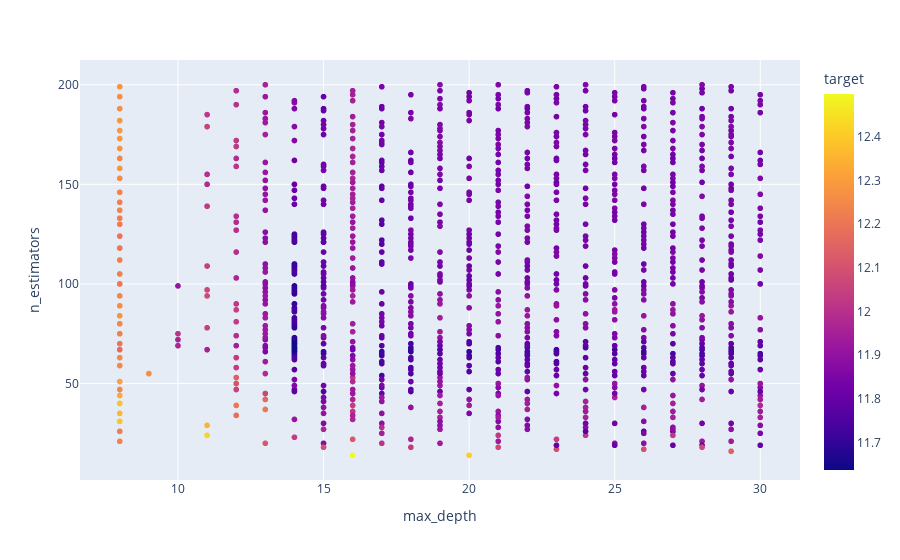

Source (notebook cell):
### Code cell
px.scatter(df1, x="max_depth", y="n_estimators", color="target")

### Figure 1 — Plotly figure (JSON) as saved in the notebook; plotly's stock layout.template omitted (floating-point values rounded to 4 significant figures; data arrays with more than 128 entries replaced by an {"elided": "..."} marker saying what was removed)
{"data": [{"hovertemplate": "max_depth=%{x}<br>n_estimators=%{y}<br>target=%{marker.color}<extra></extra>", "legendgroup": "", "marker": {"color": {"elided": "1001 float values"}, "coloraxis": "coloraxis", "symbol": "circle"}, "mode": "markers", "name": "", "showlegend": false, "type": "scattergl", "x": {"elided": "1001 int values"}, "xaxis": "x", "y": {"elided": "1001 int values"}, "yaxis": "y"}], "layout": {"coloraxis": {"colorbar": {"title": {"text": "target"}}, "colorscale": [[0, "#0d0887"], [0.1111, "#46039f"], [0.2222, "#7201a8"], [0.3333, "#9c179e"], [0.4444, "#bd3786"], [0.5556, "#d8576b"], [0.6667, "#ed7953"], [0.7778, "#fb9f3a"], [0.8889, "#fdca26"], [1, "#f0f921"]]}, "legend": {"tracegroupgap": 0}, "margin": {"t": 60}, "xaxis": {"anchor": "y", "domain": [0, 1], "title": {"text": "max_depth"}}, "yaxis": {"anchor": "x", "domain": [0, 1], "title": {"text": "n_estimators"}}}}
